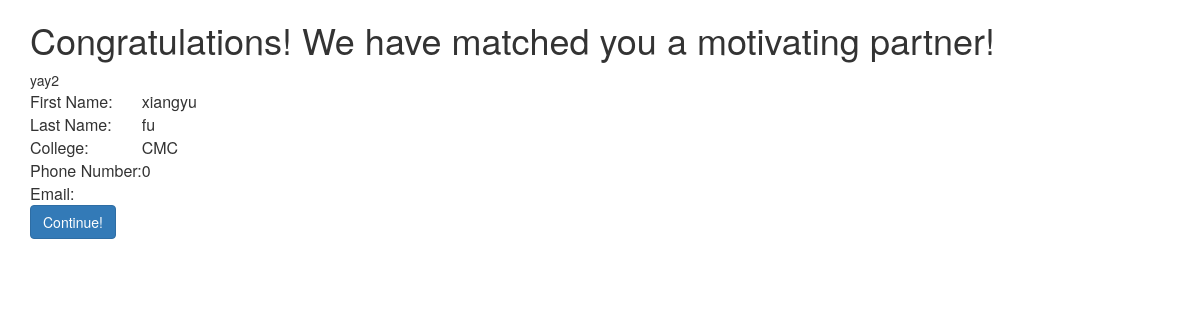
The page /others/partnerInfo.php on the database as committed earlier.
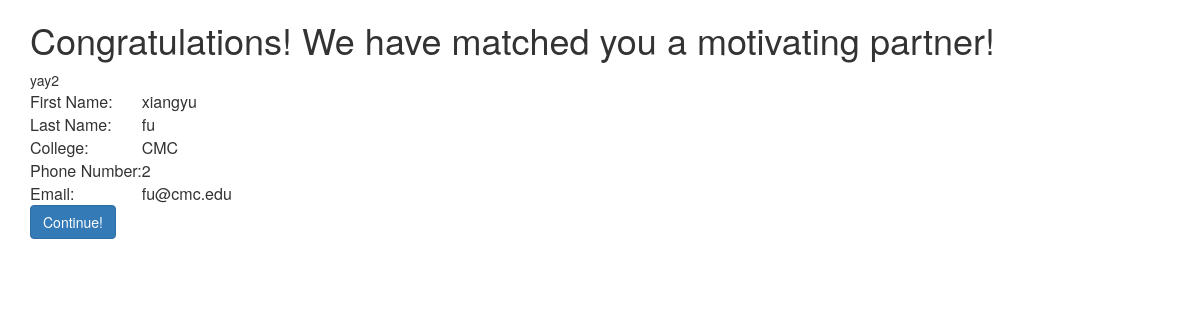
The same page on the database as committed later.
### tables this page shows
CREATE TABLE Users (
  user_id     INT UNSIGNED NOT NULL AUTO_INCREMENT PRIMARY KEY,
  firstname   VARCHAR(256) NOT NULL,
  lastname    VARCHAR(256) NOT NULL,
  password    VARCHAR(256) NOT NULL,
  school      VARCHAR(256) NOT NULL,
  phonenumber INT UNSIGNED NOT NULL,
  email       VARCHAR(256) NOT NULL,
  partner_id  INT UNSIGNED,
  FOREIGN KEY (partner_id) REFERENCES Users (user_id)
);

### others/partnerInfo.php (the view, shortened to what this page needs)
<html>
<head>
    <link rel="stylesheet" href="https://maxcdn.bootstrapcdn.com/bootstrap/3.3.7/css/bootstrap.min.css">
</head>
<body>
<div class="container">
    <h1>Congratulations! We have matched you a motivating partner!</h1>
    <table>
        <?php
        $dbc = connect_to_db();
        $user_id = 1;
        $partner_select = $dbc->prepare("SELECT partner_id FROM users
													WHERE user_id=?");
        $partner_select->bind_param("i", $user_id);
        $partner_select->execute();
        $partner_select->bind_result($partner_id);
        $fname_select = $dbc->prepare("SELECT firstname FROM users WHERE user_id=?");
        $fname_select->bind_param("i", $partner_id);
        $fname_select->execute();
        $fname_select->bind_result($firstname);
        if ($fname_select->fetch()) {
            echo "<tr><td>First Name: </td><td> $firstname </td></tr>";
        } else {
            echo 'nay';
        }
        $lname_select = $dbc->prepare("SELECT lastname FROM users WHERE user_id=?");
        $lname_select->bind_param("i", $partner_id);
        $lname_select->execute();
        $lname_select->bind_result($lastname);
        if ($lname_select->fetch()) {
            echo "<tr><td>Last Name:</td><td>$lastname</td></tr>";
        } else {
            echo 'nay';
        }
        $school_select = $dbc->prepare("SELECT school FROM users WHERE user_id=?");
        $school_select->bind_param("i", $partner_id);
        $school_select->execute();
        $school_select->bind_result($school);
        if ($school_select->fetch()) {
            echo "<tr><td>College:</td><td>$school</td></tr>";
        } else {
            echo 'nay';
        }
        $phone_select = $dbc->prepare("SELECT phonenumber FROM users WHERE user_id=?");
        $phone_select->bind_param("i", $partner_id);
        $phone_select->execute();
        $phone_select->bind_result($phonenumber);
        if ($phone_select->fetch()) {
            echo "<tr><td>Phone Number:</td><td>$phonenumber</td></tr>";
        } else {
            echo 'nay';
        }
        $email_select = $dbc->prepare("SELECT email FROM users WHERE user_id=?");
        $email_select->bind_param("i", $partner_id);
        $email_select->execute();
        $email_select->bind_result($email);
        if ($email_select->fetch()) {
            echo "<tr><td>Email:</td><td>$email</td></tr>";
        } else {
            echo 'nay';
        }
        ?>
    </table>
    <a href="./mainChecklist.php" class="btn btn-primary" role="button">Continue!</a>
</div>
</body>
</html>

Rows that differ between the two databases and show on the page:
changed users "xiangyu": phonenumber "0" → "2"; email (not shown) → "fu@cmc.edu"
